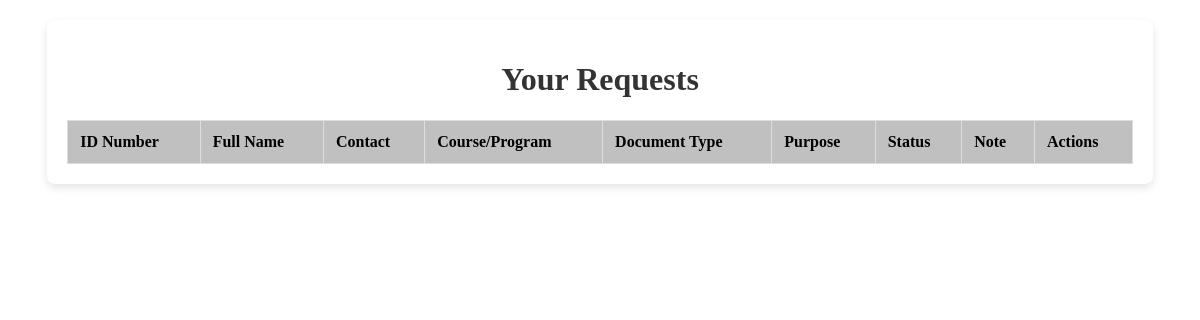
The page /applicant/receive_form.php (signed in) on the database as committed earlier.
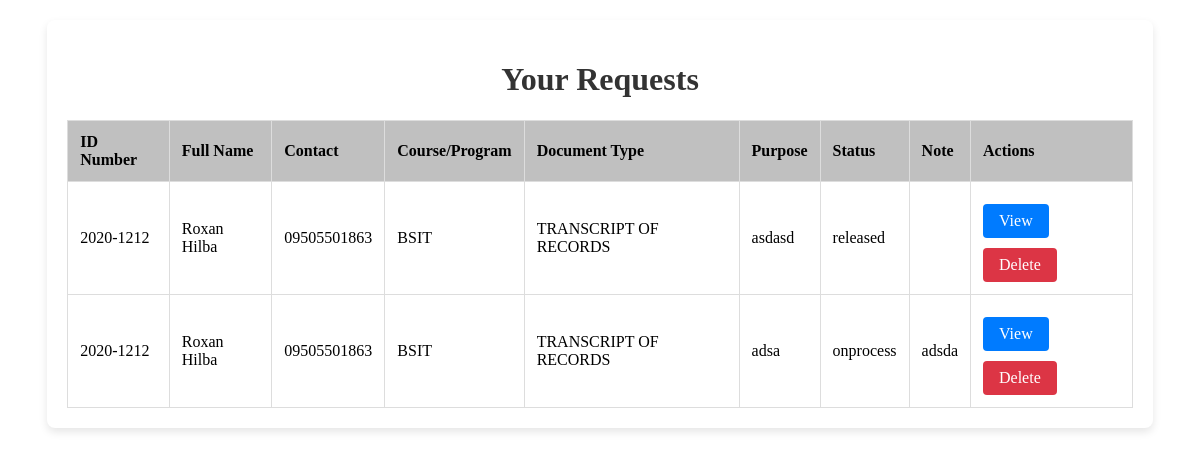
The same page on the database as committed later.
### tables this page shows
CREATE TABLE `request` (
  `id` int(11) NOT NULL,
  `email` varchar(255) NOT NULL,
  `fullname` varchar(100) NOT NULL,
  `course` varchar(255) NOT NULL,
  `contact` varchar(15) NOT NULL,
  `id_number` varchar(15) NOT NULL,
  `docu_type` varchar(255) NOT NULL,
  `purpose` varchar(255) NOT NULL,
  `note` text NOT NULL,
  `date_created` datetime NOT NULL DEFAULT current_timestamp(),
  `status` enum('pending','onprocess','released','rejected','') NOT NULL DEFAULT 'pending'
);

### applicant/receive_form.php (the view, shortened to what this page needs)
<?php
include 'db_connect.php';
$email = $_SESSION['email'];
$stmt = $conn->prepare("SELECT id, id_number, fullname, contact, course, docu_type, purpose, status, note FROM request WHERE email = ?");
$stmt->bind_param("s", $email);
$stmt->execute();
$stmt->bind_result($id, $id_number, $fullname, $contact, $course, $docu_type, $purpose, $status, $note);
?>
<!DOCTYPE html>
<html lang="en">
<head>
</head>
<body>
    <div class="container">
        <h1>Your Requests</h1>
        <table>
            <thead>
                <tr>
                    <th>ID Number</th>
                    <th>Full Name</th>
                    <th>Contact</th>
                    <th>Course/Program</th>
                    <th>Document Type</th>
                    <th>Purpose</th>
                    <th>Status</th>
                    <th>Note</th>
                    <th>Actions</th>
                </tr>
            </thead>
            <tbody>
                <?php
                while ($stmt->fetch()) {
                    $status_class = '';
                    if ($status == 'pending') {
                        $status_class = 'status-pending';
                    } elseif ($status == 'onprocess') {
                        $status_class = 'status-onprocess';
                    } elseif ($status == 'rejected') {
                        $status_class = 'status-rejected';
                    } elseif ($status == 'released') {
                        $status_class = 'status-released';
                    }
                    echo "<tr>";
                    echo "<td data-label='ID Number'>" . htmlspecialchars($id_number) . "</td>";
                    echo "<td data-label='Full Name'>" . htmlspecialchars($fullname) . "</td>";
                    echo "<td data-label='Contact'>" . htmlspecialchars($contact) . "</td>";
                    echo "<td data-label='Course/Program'>" . htmlspecialchars($course) . "</td>";
                    echo "<td data-label='Document Type'>" . htmlspecialchars($docu_type) . "</td>";
                    echo "<td data-label='Purpose'>" . htmlspecialchars($purpose) . "</td>";
                    echo "<td data-label='Status' class='$status_class'>" . htmlspecialchars($status) . "</td>";
                    echo "<td data-label='Note'>" . htmlspecialchars($note) . "</td>";
                    echo "<td data-label='Actions'>
                            <a href='view_request.php?id=" . htmlspecialchars($id) . "' class='btn btn-view'>View</a>
                            <a href='delete_request.php?id=" . htmlspecialchars($id) . "' class='btn btn-delete' onclick='return confirm(\"Are you sure you want to delete this request?\")'>Delete</a>
                          </td>";
                    echo "</tr>";
                }
                ?>
            </tbody>
        </table>
    </div>
</body>
</html>

### applicant/receive_form.php (style rules this page uses)
.container { width: 90%; margin: 0 auto; padding: 20px; background: #fff; box-shadow: 0 4px 8px rgba(0, 0, 0, 0.1); margin-top: 20px; border-radius: 8px; }
h1 { text-align: center; color: #333; }
table { width: 100%; border-collapse: collapse; margin-top: 20px; }
table, th, td { border: 1px solid #ddd; }
th, td { padding: 12px; text-align: left; }
th { background: silver; color: black; }
.btn { padding: 8px 16px; border: none; cursor: pointer; border-radius: 4px; color: #fff; margin-top: 10px; text-decoration: none; display: inline-block; text-align: center; }
.btn-view { background-color: #007bff; }
.btn-delete { background-color: #dc3545; }

Rows that differ between the two databases and show on the page:
added request: id_number "2020-1212", fullname "Roxan Hilba", contact "09505501863", course "BSIT", docu_type "TRANSCRIPT OF RECORDS", purpose "asdasd", status "released"
added request: id_number "2020-1212", fullname "Roxan Hilba", contact "09505501863", course "BSIT", docu_type "TRANSCRIPT OF RECORDS", purpose "adsa", status "onprocess", note "adsda"
